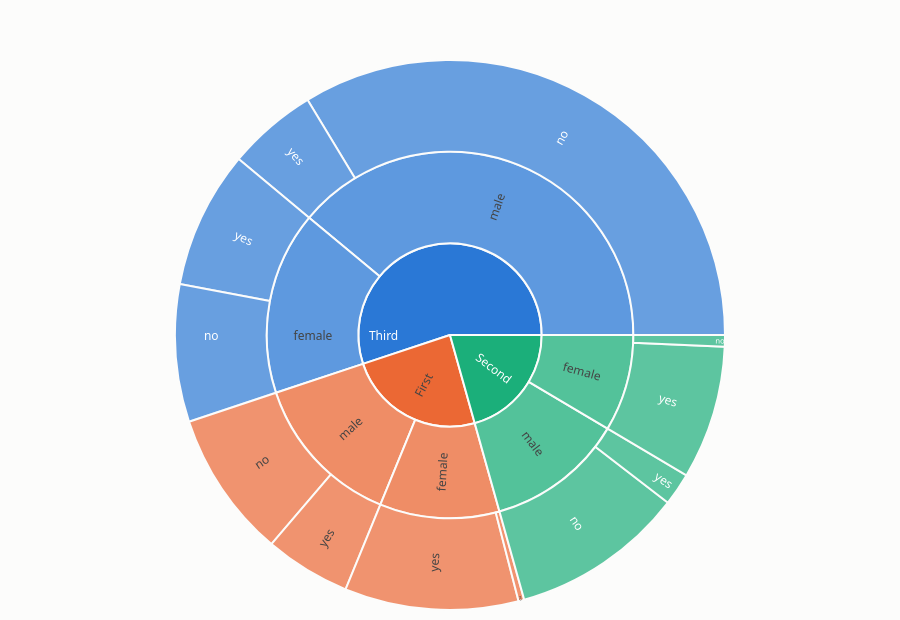

The cell this chart's notebook holds for it:
### Code cell
pc.sunburst(titanic.assign(n=1), ['class', 'sex', 'alive'], 'n', backend='plotly')

### Figure 1 — Plotly figure (JSON) as saved in the notebook; plotly's stock layout.template omitted (floating-point values rounded to 4 significant figures)
{"data": [{"branchvalues": "total", "hovertemplate": "<b>%{label}</b><br>%{value:,.4~g} (%{percentRoot:.1%} of total)<extra></extra>", "ids": ["Third", "Third/male", "Third/male/no", "Third/male/yes", "Third/female", "Third/female/yes", "Third/female/no", "First", "First/female", "First/female/yes", "First/female/no", "First/male", "First/male/no", "First/male/yes", "Second", "Second/female", "Second/female/yes", "Second/female/no", "Second/male", "Second/male/yes", "Second/male/no"], "insidetextorientation": "radial", "labels": ["Third", "male", "no", "yes", "female", "yes", "no", "First", "female", "yes", "no", "male", "no", "yes", "Second", "female", "yes", "no", "male", "yes", "no"], "marker": {"colors": ["#2a78d6", "#5e99df", "#2a78d6", "#2a78d6", "#5e99df", "#2a78d6", "#2a78d6", "#eb6834", "#ef8d66", "#eb6834", "#eb6834", "#ef8d66", "#eb6834", "#eb6834", "#1baf7a", "#53c29a", "#1baf7a", "#1baf7a", "#53c29a", "#1baf7a", "#1baf7a"], "line": {"color": "#fcfcfb", "width": 2}}, "maxdepth": -1, "parents": ["", "Third", "Third/male", "Third/male", "Third", "Third/female", "Third/female", "", "First", "First/female", "First/female", "First", "First/male", "First/male", "", "Second", "Second/female", "Second/female", "Second", "Second/male", "Second/male"], "type": "sunburst", "values": [491, 347, 300, 47, 144, 72, 72, 216, 94, 91, 3, 122, 77, 45, 184, 76, 70, 6, 108, 17, 91]}], "layout": {"height": 620, "margin": {"b": 10, "l": 10, "r": 10}}}
